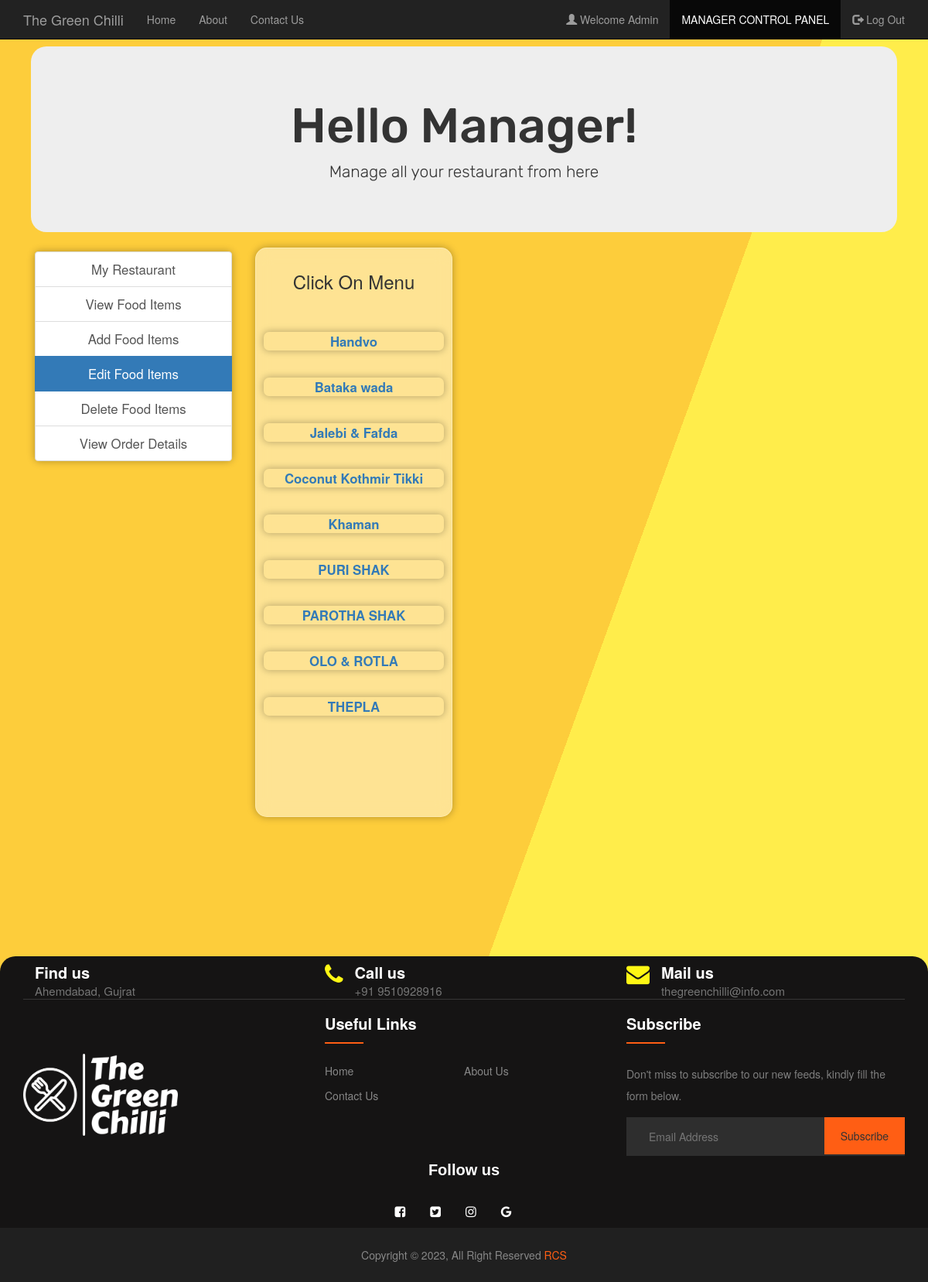
Screenshot of /admin/editfood_Items.php (signed in) with the database file from the repository.
### tables this page shows
CREATE TABLE `manager` (
  `username` varchar(30) NOT NULL,
  `fullname` varchar(255) DEFAULT NULL,
  `email` varchar(255) DEFAULT NULL,
  `contact` int(10) DEFAULT NULL,
  `address` varchar(255) DEFAULT NULL,
  `password` varchar(30) DEFAULT NULL
);

CREATE TABLE `food` (
  `F_ID` int(30) NOT NULL,
  `name` varchar(255) DEFAULT NULL,
  `price` int(30) DEFAULT NULL,
  `description` varchar(255) DEFAULT NULL,
  `R_ID` int(30) NOT NULL,
  `images_path` varchar(255) DEFAULT NULL,
  `options` varchar(10) DEFAULT 'ENABLE'
);

### admin/session_manager.php (called while the page is built, shortened)
<?php
$conn = Connect();
$user_check=$_SESSION['login_user1'];
$query = "SELECT username FROM MANAGER WHERE username = '$user_check'";
$ses_sql = mysqli_query($conn, $query);
$row = mysqli_fetch_assoc($ses_sql);
$login_session =$row['username'];
?>

### admin/editfood_Items.php (the view, shortened to what this page needs)
<?php
include('./session_manager.php');
?>
<!DOCTYPE html>
<html>
  <head>
  </head>
  <link rel="stylesheet" type="text/css" href="../css/myrestaurants.css">
  <link rel="stylesheet" type = "text/css" href ="../css/footer.css">
 <link rel="stylesheet" href="https://cdnjs.cloudflare.com/ajax/libs/font-awesome/4.7.0/css/font-awesome.min.css">
 <link rel="stylesheet" href="https://maxcdn.bootstrapcdn.com/bootstrap/3.4.1/css/bootstrap.min.css">
  <body>
    <nav class="navbar navbar-inverse navbar-fixed-top navigation-clean-search" role="navigation">
      <div class="container">
        <div class="navbar-header">
          <a class="navbar-brand" href="../index.php">The Green Chilli</a>
        </div>
        <div class="collapse navbar-collapse " id="myNavbar">
          <ul class="nav navbar-nav">
            <li><a href="../index.php">Home</a></li>
            <li><a href="../aboutus.php">About</a></li>
            <li><a href="../contactus.php">Contact Us</a></li>
          </ul>
          <ul class="nav navbar-nav navbar-right">
            <li><a href="#"><span class="glyphicon glyphicon-user"></span> Welcome <?php echo $login_session; ?> </a></li>
            <li class="active"> <a href="./managerlogin.php">MANAGER CONTROL PANEL</a></li>
            <li><a href="./logout.php"><span class="glyphicon glyphicon-log-out"></span> Log Out </a></li>
          </ul>
        </div>
      </div>
    </nav>
<div class="container">
    <div class="jumbotron" style="text-align: center; border-radius: 20px; margin: 10px;  font-family: 'Rubik', sans-serif;">
     <h1>Hello Manager! </h1>
     <p>Manage all your restaurant from here</p>
    </div>
    </div>
<div class="container">
    	<div class="col-xs-3" style="text-align: center;">
    	<div class="list-group">
        <a href="./myrestaurants.php" class="list-group-item ">My Restaurant</a>
    		<a href="./viewfoodItems.php" class="list-group-item ">View Food Items</a>
    		<a href="./addfood_Items.php" class="list-group-item ">Add Food Items</a>
    		<a href="./editfood_Items.php" class="list-group-item active">Edit Food Items</a>
    		<a href="./deletefood_Items.php" class="list-group-item ">Delete Food Items</a>
        <a href="./vieworder_Details.php" class="list-group-item ">View Order Details</a>
    	</div>
    </div>
<div class="col-xs-3">
  <div class="form-area" style="padding: 10px 10px 110px 10px; ">
    <div style="text-align: center;">
      <h3>Click On Menu <br><br></h3>
    </div>
    <?php
    $query = mysqli_query($conn, "SELECT * FROM food f WHERE f.R_ID IN (SELECT r.R_ID FROM RESTAURANTS r WHERE r.M_ID='$user_check') ORDER BY F_ID");
    while ($row = mysqli_fetch_array($query)) {
      ?>
      <div class="list-group" style="text-align: center;">
        <?php
      echo "<b><a href='editfood_Items.php?update= {$row['F_ID']}'>{$row['name']}</a></b>";
        ?>
      </div>
    <?php
    }
    ?>
  </div>
</div>
</div>
<footer class="footer-section" style="margin-top: 10%;">
        <div class="container">
            <div class="footer-cta pt-5 pb-5">
                <div class="row">
                    <div class="col-xl-4 col-md-4 mb-30">
                        <div class="single-cta">
                            <div class="cta-text">
                                <h4>Find us</h4>
                                <span>Ahemdabad, Gujrat</span>
                            </div>
                        </div>
                    </div>
                    <div class="col-xl-4 col-md-4 mb-30">
                        <div class="single-cta">
                            <i class="fa fa-phone" aria-hidden="true"></i>
                            <div class="cta-text">
                                <h4>Call us</h4>
                                <span>+91 9510928916</span>
                            </div>
                        </div>
                    </div>
                    <div class="col-xl-4 col-md-4 mb-30">
                        <div class="single-cta">
                            <i class="fa fa-envelope" aria-hidden="true"></i>
                            <div class="cta-text">
                                <h4>Mail us</h4>
                                <span>thegreenchilli@info.com</span>
                            </div>
                        </div>
                    </div>
                </div>
            </div>
            <div class="footer-content pt-5 pb-5">
                <div class="row">
                    <div class="col-xl-4 col-lg-4 mb-50">
                        <div class="footer-widget">
                            <div class="footer-logo">
                                <a href="./index.php"><img src="../images/logos/8.png" class="img-fluid" alt="logo" style="padding-top: 70px;"></a>
                            </div>
                        </div>
                    </div>
                    <div class="col-xl-4 col-lg-4 col-md-6 mb-30">
                        <div class="footer-widget">
                            <div class="footer-widget-heading">
                                <h3>Useful Links</h3>
                            </div>
                            <ul>
                            <li><a href="#">Home</a></li>
                            <li><a href="#">About us</a></li>
                            <li><a href="#">Contact us</a></li>
                        </ul>
                        </div>
                    </div>
                    <div class="col-xl-4 col-lg-4 col-md-6 mb-50">
                        <div class="footer-widget">
                            <div class="footer-widget-heading">
                                <h3>Subscribe</h3>
                            </div>
                            <div class="footer-text mb-25">
                                <p>Don't miss to subscribe to our new feeds, kindly fill the form below.</p>
                            </div>
                            <div class="subscribe-form">
                                <form action="#">
                                    <input type="text" placeholder="Email Address">
                                    <button type="submit">Subscribe</button>
                                </form>
                            </div>
                        </div>
                    </div>
                </div>
                <div class="footer-social-icon" style="text-align: center;">
                    <span>Follow us</span>
                    <a <i class="fa fa-facebook-square" aria-hidden="true"></i></a>
                    <a href="#"><i class="fa fa-twitter-square" aria-hidden="true"></i></a>
                    <a <i class="fa fa-instagram" aria-hidden="true"></i></a>
                    <a href="#"><i class="fa fa-google" aria-hidden="true"></i></i></a>
                </div>
            </div>
        </div>
        <div class="copyright-area" style="text-align: center;">
            <div class="container">
                <div class="copyright-text">
                    <p>Copyright &copy; 2023, All Right Reserved <a>RCS</a></p>
                </div>
            </div>
        </div>
    </footer>
  </body>
</html>

### css/myrestaurants.css (style rules this page uses)
body,html { height: 100%; }
body { padding-top: 50px; background: linear-gradient(110deg, #fdcd3b 60%, #ffed4b 60%); }
.form-area { display: flex; flex-direction: column; justify-content: space-between; padding: 10px 40px 60px; margin: 10px 0px 60px; border: 1px solid rgba(255, 255, 255, .25); border-radius: 15px; background-color: rgba(255, 255, 255, 0.45); box-shadow: 0 0 10px 1px rgba(0, 0, 0, 0.25); backdrop-filter: blur(10px); }
.list-group { box-shadow: 0 0 10px 1px rgba(0, 0, 0, 0.25); border-radius: 7px; margin-top: 15px; font-size: larger; }

### css/footer.css (style rules this page uses)
ul { margin: 0px; padding: 0px; }
.footer-section { background: #151414; border-radius: 20px; margin-top: 20px; position: relative; }
.footer-cta { border-bottom: 1px solid #373636; }
.single-cta i { color: #fff714; font-size: 30px; float: left; margin-top: 8px; }
.cta-text { padding-left: 15px; display: inline-block; }
.cta-text h4 { color: #fff; font-size: 20px; font-weight: 600; margin-bottom: 2px; }
.cta-text span { color: #757575; font-size: 15px; }
.footer-content { position: relative; z-index: 2; }
.footer-logo { margin-bottom: 30px; }
.footer-logo img { max-width: 200px; }
.footer-text p { margin-bottom: 14px; font-size: 14px; color: #7e7e7e; line-height: 28px; }
.footer-social-icon span { color: #fff; display: block; font-size: 20px; font-weight: 700; font-family: 'Poppins', sans-serif; margin-bottom: 20px; }
.footer-social-icon a { color: #fff; font-size: 16px; margin-right: 15px; }
.footer-social-icon i { height: 40px; width: 40px; text-align: center; line-height: 38px; border-radius: 50%; }
.footer-widget-heading h3 { color: #fff; font-size: 20px; font-weight: 600; margin-bottom: 40px; position: relative; }
.footer-widget-heading h3::before { content: ""; position: absolute; left: 0; bottom: -15px; height: 2px; width: 50px; background: #ff5e14; }
.footer-widget ul li { display: inline-block; float: left; width: 50%; margin-bottom: 12px; }
.footer-widget ul li a { color: #878787; text-transform: capitalize; }
.subscribe-form { position: relative; overflow: hidden; }
.subscribe-form input { width: 100%; padding: 14px 28px; background: #2E2E2E; border: 1px solid #2E2E2E; color: #fff; }
.subscribe-form button { position: absolute; right: 0; background: #ff5e14; padding: 13px 20px; border: 1px solid #ff5e14; top: 0; }
.copyright-area { background: #202020; padding: 25px 0; }
.copyright-text p { margin: 0; font-size: 14px; color: #878787; }
.copyright-text p a { color: #ff5e14; }

### rows the page displays
manager: username "Admin"
food: name "Handvo"
food: name "Bataka wada"
food: name "Jalebi & Fafda"
food: name "Coconut Kothmir Tikki"
food: name "Khaman"
food: name "PURI SHAK"
food: name "PAROTHA SHAK"
food: name "OLO & ROTLA"
food: name "THEPLA"
